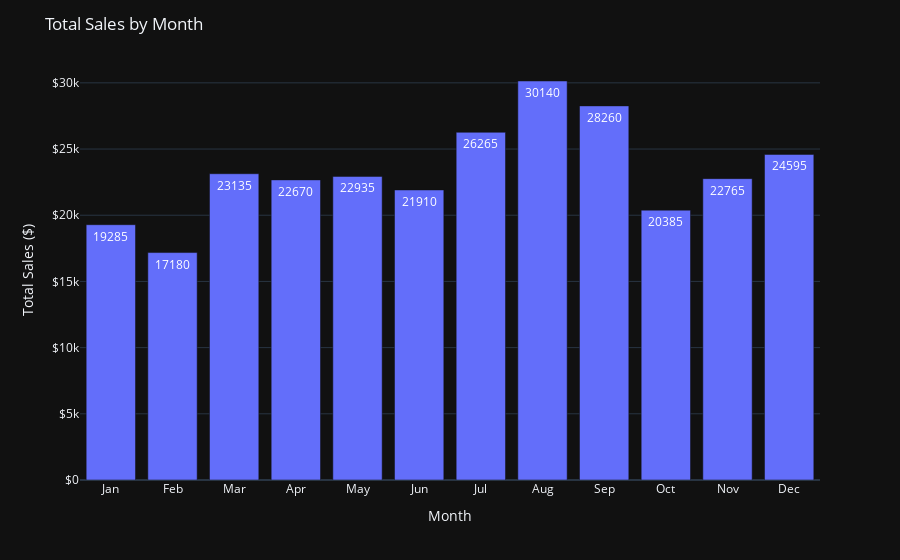

Source (notebook cell):
### Code cell
# Create the Plotly figure with text parameter
fig = px.bar(df_monthly,
    x='month_name',
    y='total_sales',
    template=plotly_template,
    text='total_sales')

# Set the layout
fig.update_layout(
    title='Total Sales by Month',
    xaxis_title='Month',
    yaxis_title='Total Sales ($)',
    yaxis_tickprefix='$',
)

# Show the plot
fig.show()

### Figure 1 — Plotly figure (JSON) as saved in the notebook; plotly's stock layout.template omitted (floating-point values rounded to 4 significant figures)
{"data": [{"alignmentgroup": "True", "hovertemplate": "month_name=%{x}<br>total_sales=%{text}<extra></extra>", "legendgroup": "", "marker": {"color": "#636efa", "pattern": {"shape": ""}}, "name": "", "offsetgroup": "", "orientation": "v", "showlegend": false, "text": [19285, 17180, 23135, 22670, 22935, 21910, 26265, 30140, 28260, 20385, 22765, 24595], "textposition": "auto", "type": "bar", "x": ["Jan", "Feb", "Mar", "Apr", "May", "Jun", "Jul", "Aug", "Sep", "Oct", "Nov", "Dec"], "xaxis": "x", "y": [19285, 17180, 23135, 22670, 22935, 21910, 26265, 30140, 28260, 20385, 22765, 24595], "yaxis": "y"}], "layout": {"barmode": "relative", "legend": {"tracegroupgap": 0}, "margin": {"t": 60}, "title": {"text": "Total Sales by Month"}, "xaxis": {"anchor": "y", "domain": [0, 1], "title": {"text": "Month"}}, "yaxis": {"anchor": "x", "domain": [0, 1], "tickprefix": "$", "title": {"text": "Total Sales ($)"}}}}
